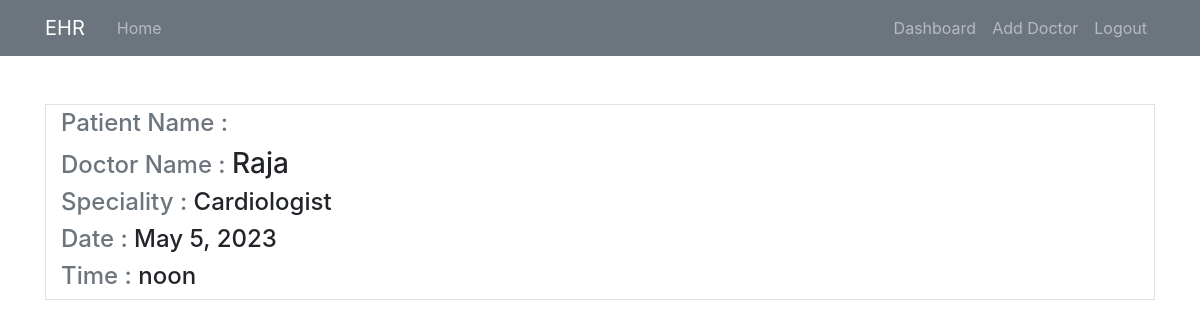
/view_appointments/ (signed in), run on an earlier commit of the app's database.
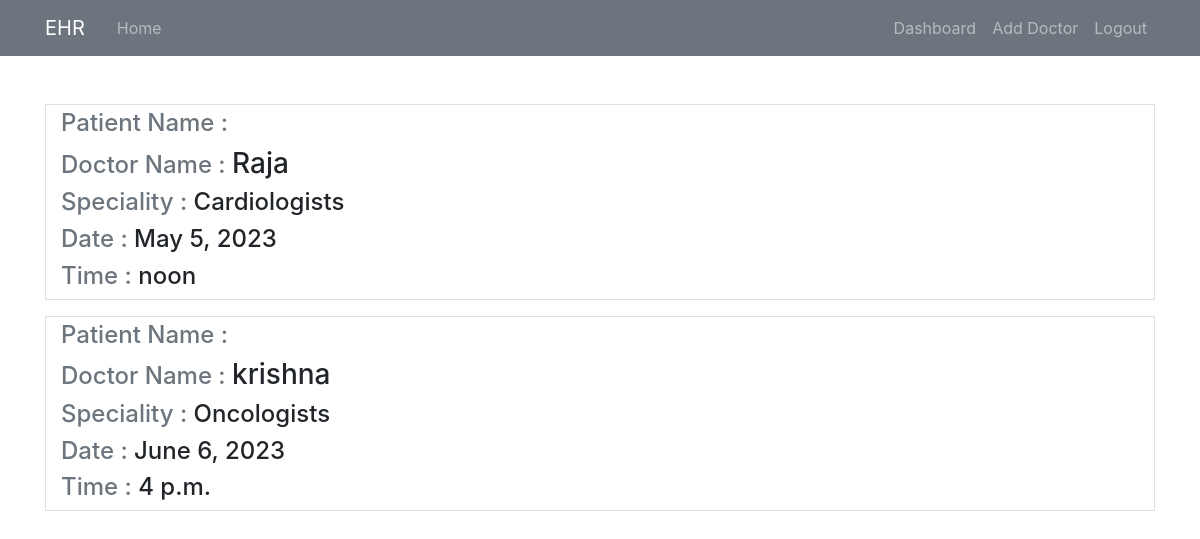
And on a later commit of the database.
### User/models.py (models this page shows, shortened)
class Appointment(models.Model):
    patient_name = models.ForeignKey(Patient, on_delete=models.CASCADE)
    doctor_name = models.ForeignKey(Doctor, on_delete=models.CASCADE)
    date = models.DateField()
    time = models.TimeField()

class Doctor(models.Model):
    doctor_name = models.CharField(max_length=20, primary_key=True)
    speciality = models.CharField(max_length=20)
    city = models.CharField(max_length=20)
    State = models.CharField(max_length=20)
    date_of_joining = models.DateField()
    email = models.EmailField()
    GENDER_CHOICES = (
        ('M', 'Male'),
        ('F', 'Female'),
    )
    gender = models.CharField(max_length=1, choices=GENDER_CHOICES)
    def __str__(self):
        return f'{self.doctor_name}'

### User/views.py (the view)
# urls.py: path('view_appointments/', user_views.view_appointments, name="view-appointments"),
@login_required
@admin_required
def view_appointments(request):
    context = {
        'appointment': Appointment.objects.all(),
    }
    return render(request, 'User/appointments.html', context)

### User/templates/User/appointments.html (shortened to what this page needs)
{% extends 'User/home.html' %}
{% block contents %}
{% for app in appointment %}
<div class="container border my-3">
    <div class="row" >
        <div class="col-md">
            <div class="h4"> <span class="text-muted"> Patient Name :</span> </div>
            <div class="h4"> <span class="text-muted"> Doctor Name :</span> <span class="h3">{{ app.doctor_name}} </span></div>
            <div class="h4"> <span class="text-muted"> Speciality :</span> {{ app.doctor_name.speciality}} </div>
            <div class="h4"> <span class="text-muted"> Date :</span> {{ app.date }}  </div>
            <div class="h4"> <span class="text-muted"> Time :</span> {{ app.time }}  </div>
        </div>
    </div>
</div>
{% endfor %}
{% endblock contents%}

What changed in the data, as far as the page shows it:
changed Appointment "noon": doctor_name.speciality "Cardiologist" → "Cardiologists"
added Appointment: doctor_name "krishna", doctor_name.speciality "Oncologists", date "June 6, 2023", time "4 p.m."
